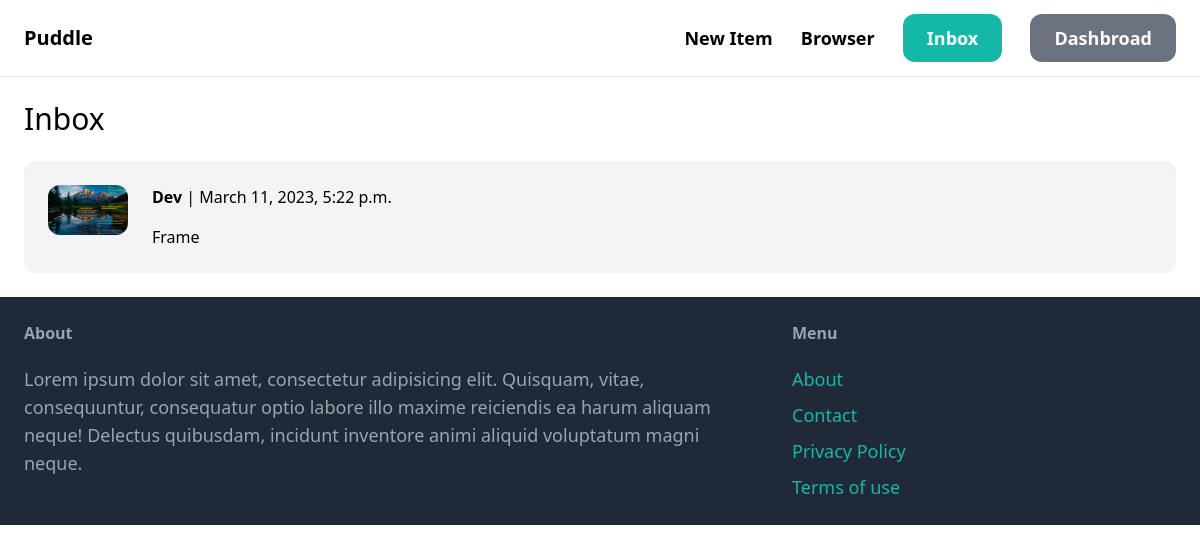
Screenshot of /inbox/ (signed in) with the database file from the repository.
### conversation/models.py (models this page shows)
class Conversation(models.Model):
    item = models.ForeignKey(Item, related_name='conversations', on_delete=models.CASCADE)
    members = models.ManyToManyField(User,related_name='conversations')
    created_at = models.DateTimeField(auto_now_add=True)
    modified_at = models.DateTimeField(auto_now=True)
    class Meta:
        ordering = ('-modified_at',)

### item/models.py (models this page shows, shortened)
class Item(models.Model):
    category = models.ForeignKey(Category, related_name='items', on_delete=models.CASCADE)
    name = models.CharField(max_length=100)
    description = models.TextField(blank=True, null=True)
    price = models.FloatField()
    image = models.ImageField(upload_to='item_images', blank=True, null=True)
    is_sold = models.BooleanField(default=False)
    created_by = models.ForeignKey(User, related_name='items', on_delete=models.CASCADE)
    created_at = models.DateTimeField(auto_now_add=True)

### conversation/views.py (the view)
# urls.py: path('', views.inbox, name='inbox'),
@login_required
def inbox(request):
    conversations = Conversation.objects.filter(members__in = [request.user.id])
    return render(request,'conversation/inbox.html',{
        'conversations': conversations,
    })

### conversation/templates/conversation/inbox.html (shortened to what this page needs)
{% extends 'base.html' %}
{% block content %}
<div class="mb-6 text-3xl">Inbox</div>
<div class="space-y-6">
    {% for conversation in conversations  %}
        <a href="{% url 'conversationApp:detail' conversation.id %}">
            <div class="p-6 flex bg-gray-100 rounded-xl">
                <div class="pr-6">
                    <img src="{{conversation.item.image.url}}" alt="conversation product" class="w-20 rounded-xl">
                </div>
                <div>
                    {% for member in conversation.members.all  %}
                        {% if member != request.user  %}
                            <p class="mb-4"><strong>{{member.username}}</strong> | {{conversation.modified_at}}</p>
                            <p>{{conversation.item.name}}</p>
                        {% endif %}
                    {% endfor %}
                </div>
            </div>
        </a>
    {% endfor %}
</div>
{% endblock %}

### rows the page displays
Conversation: item.image (picture), modified_at "March 11, 2023, 5:22 p.m.", item.name "Frame"

### other values shown
{{ member.username }} "Dev"
